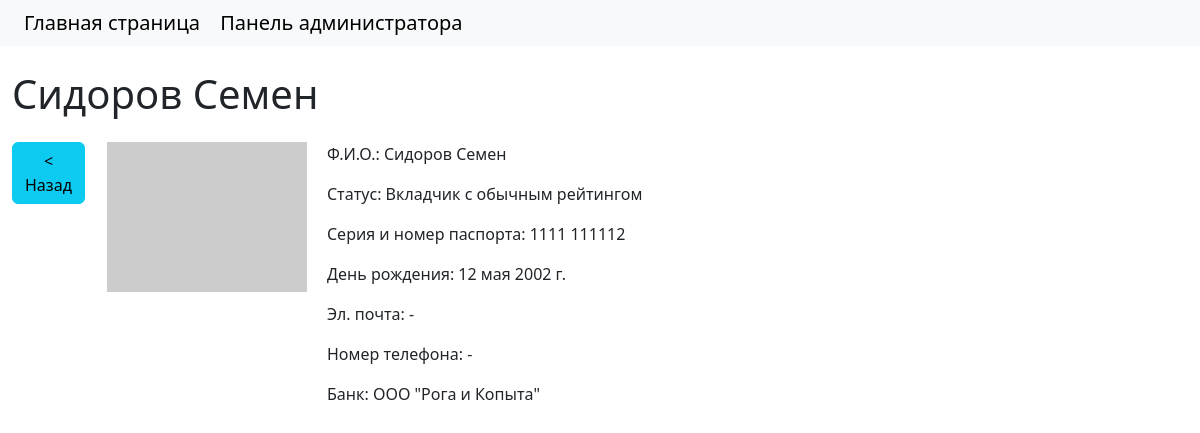
Page /depositor/4 on the earlier database version.
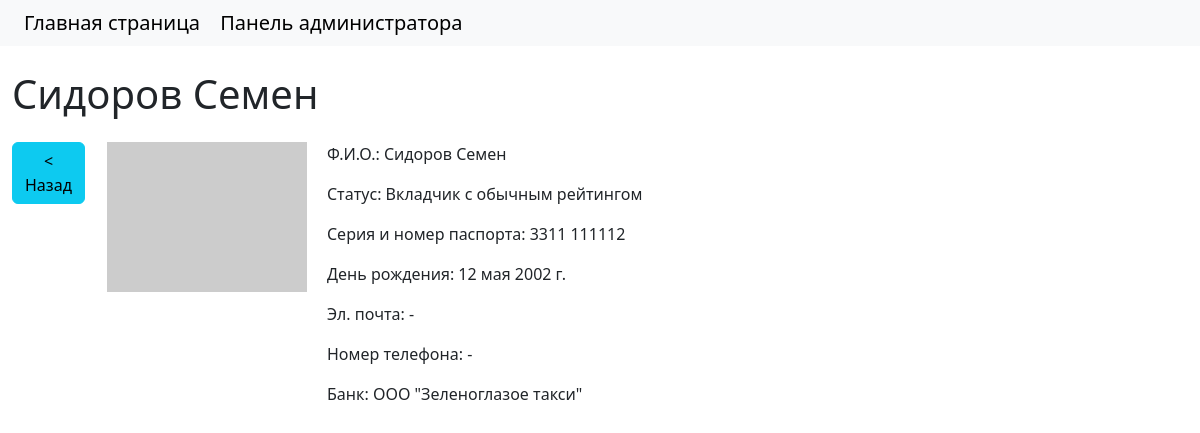
Same page on the later database version.
### core/models.py (models this page shows, shortened)
class Depositor(models.Model):
    last_name = models.CharField('Фамилия', max_length=100)
    first_name = models.CharField('Имя', max_length=100)
    patronymic = models.CharField('Отчество', max_length=100, blank=True)
    role_choices = [
        ('depositorPremium', 'Вкладчик с высоким рейтингом'),
        ('depositorNormal', 'Вкладчик с обычным рейтингом'),
        ('depositorGarbage', 'Вкладчик из черного списка'),
    ]
    email = models.CharField('Почта', max_length=50, blank=True)
    telephone = models.CharField('Телефон', max_length=12, blank=True)
    role = models.CharField('Роль', max_length=20, choices=role_choices)
    birthday = models.DateField('День рождения', null=True, blank=True, default=timezone.now)
    bank = models.ForeignKey(Bank, on_delete=models.CASCADE, verbose_name='Банк')
    photo = models.ImageField('Фото вкладчика', upload_to='photos', null=True, blank=True)
    passport = models.CharField('Серия и номер паспорта', max_length=11, default='', unique=True)
    class Meta:
        verbose_name = 'Вкладчик'
        verbose_name_plural = 'Вкладчики'

class Bank(models.Model):
    name = models.CharField('Наименование', max_length=100, unique=True)
    address = models.CharField('Адрес', max_length=200)
    def __str__(self):
        return self.name
    class Meta:
        verbose_name = 'Банк'
        verbose_name_plural = 'Банки'

### core/views.py (the view)
# urls.py: path('depositor/<int:pk>', views.DepositorDetail.as_view(), name='depositor_detail'),
class DepositorDetail(DetailView):
    model = models.Depositor
    context_object_name = 'depositor'
    template_name = 'core/depositor_detail.html'
    def get_context_data(self, **kwargs):
        context = super().get_context_data(**kwargs)
        context['title'] = 'Вкладчик'
        return context

### core/templates/core/depositor_detail.html
{% extends 'base.html' %}
{% block page_title %}
<h1 class="mb-4">
    {{ depositor.last_name }} {{ depositor.first_name }} {{ depositor.patronymic }}
</h1>
{% endblock %}
{% block sidebar %}
<div class="col-md-1">
    <a href="{% url 'depositors' %}" class="btn btn-info">< Назад</a>
</div>
{% endblock %}
{% block content %}
<div class="col-md-11">
    <div style="display: flex; gap: 20px">
            <div class="media">
                {% if depositor.photo %}
                <img src="{{ depositor.photo.url }}" height="150" width="200" class="rounded mx-auto d-block" alt="">
                {% else %}
                <img src="https://loremflickr.com/200/150" alt="">
                {% endif %}
            </div>
        <div>
            <p>Ф.И.О.: {{ depositor.last_name }} {{ depositor.first_name }} {{ depositor.patronymic }}</p>
            <p>Статус:  {% if depositor.role == 'depositorPremium' %}
                Вкладчик с высоким рейтингом
                {% elif depositor.role == 'depositorNormal' %}
                Вкладчик с обычным рейтингом
                {% elif depositor.role == 'depositorGarbage' %}
                Вкладчик из черного списка
                {% else %}
                -
                {% endif %}
            </p>
            <p>Серия и номер паспорта:
                {% if depositor.passport %}
                {{ depositor.passport }}
                {% else %}
                -
                {% endif %}
            </p>
            <p>День рождения:
                {% if depositor.birthday %}
                {{ depositor.birthday }}
                {% else %}
                -
                {% endif %}
            </p>
            <p>Эл. почта:
                {% if depositor.email %}
                {{ depositor.email }}
                {% else %}
                -
                {% endif %}
            </p>
            <p>Номер телефона:
                {% if depositor.telephone %}
                {{ depositor.telephone }}
                {% else %}
                -
                {% endif %}
            </p>
            <p>Банк:
                {% if depositor.bank %}
                {{ depositor.bank }}
                {% else %}
                -
                {% endif %}
            </p>
        </div>
    </div>
</div>
{% endblock %}

Differences in the rows shown:
changed Depositor "Сидоров": passport "1111 111112" → "3311 111112"; bank "ООО \"Рога и Копыта\"" → "ООО \"Зеленоглазое такси\""
